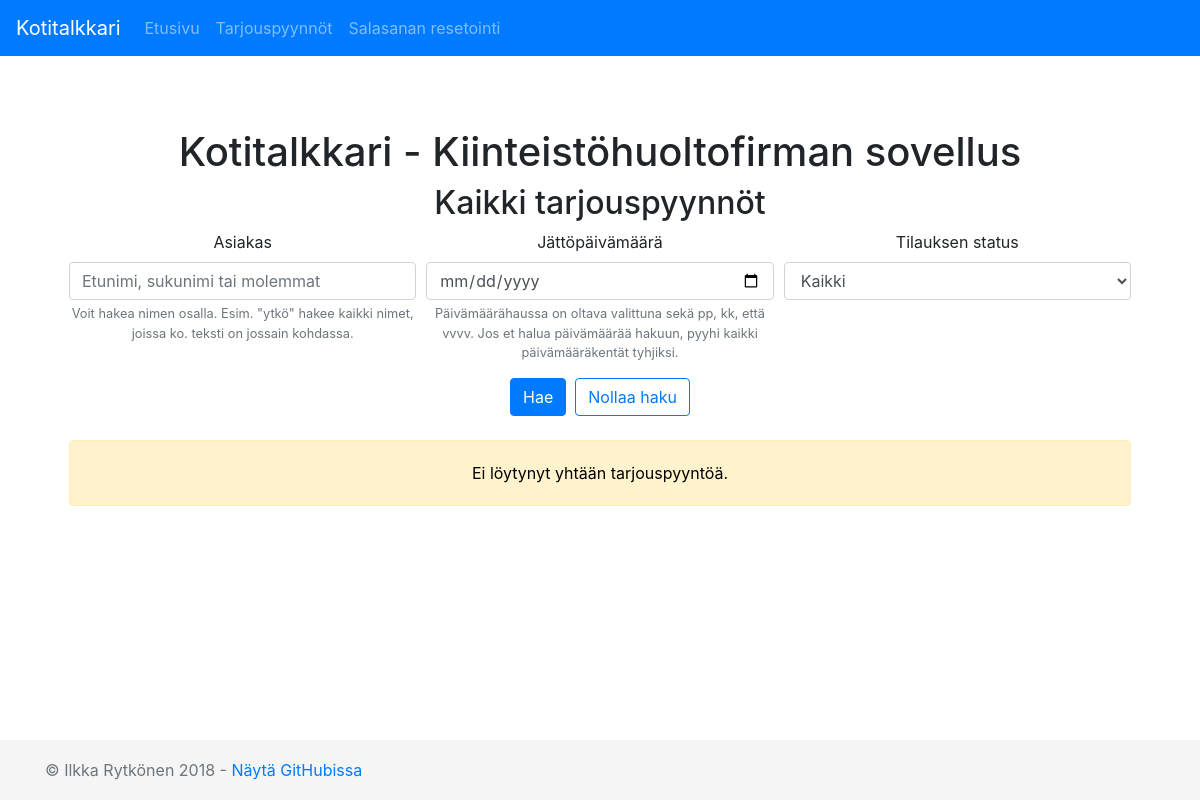
/firmantarjouspyynnot.php, run on an earlier commit of the app's database.
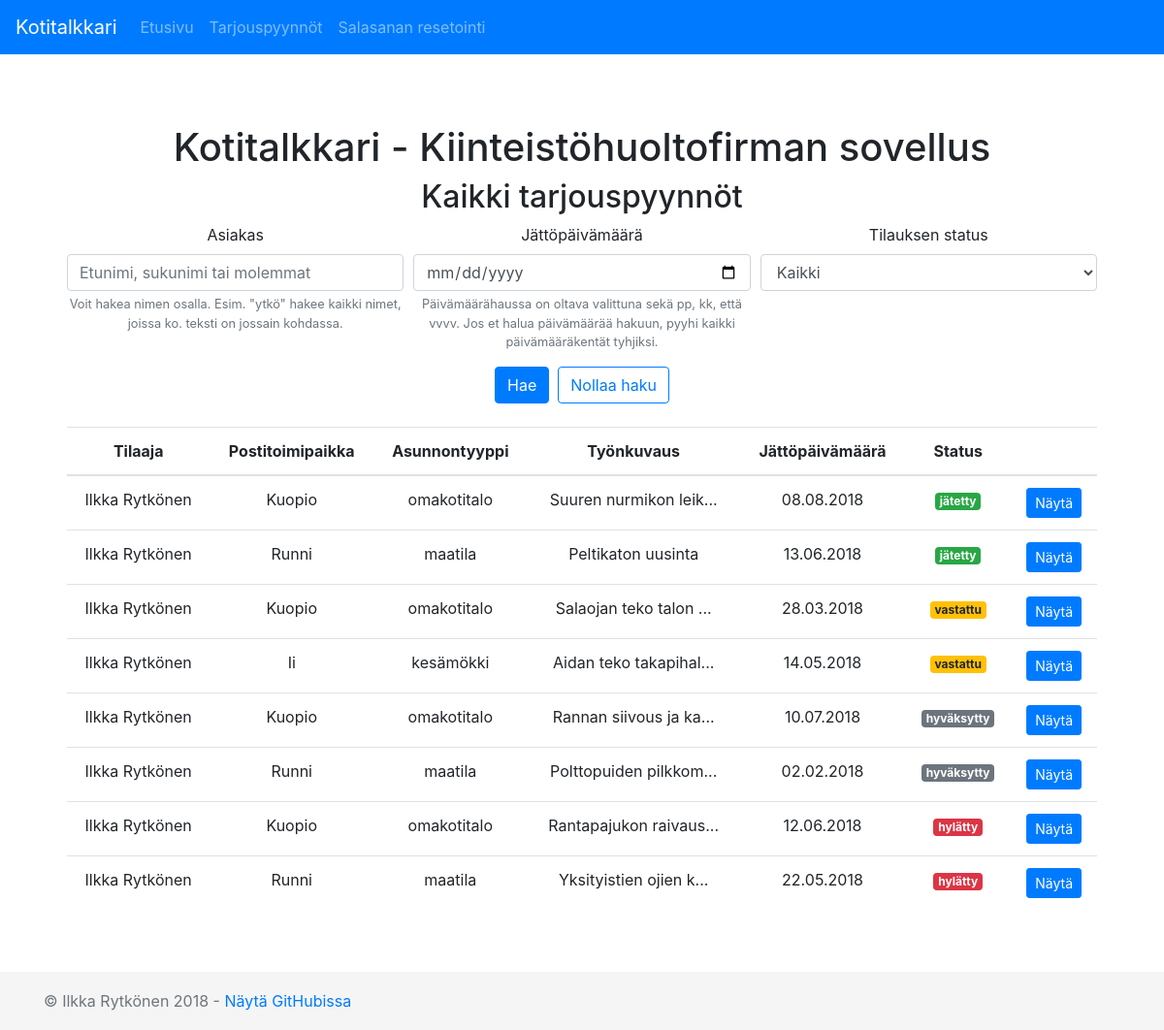
And on a later commit of the database.
### tables this page shows
CREATE TABLE Tarjouspyynto (
	tarjouspyyntoID INT PRIMARY KEY NOT NULL AUTO_INCREMENT,
  toimitusosoiteID INT NOT NULL,
  laskutusosoiteID INT NOT NULL,
	tyonkuvaus TEXT NOT NULL,
	jattoPvm DATETIME NOT NULL DEFAULT NOW(),
  vastattuPvm DATETIME,
  hyvaksyttyPvm DATETIME,
  hylattyPvm DATETIME,
	kustannusarvio DEC(8,2),
  FOREIGN KEY (toimitusosoiteID) REFERENCES Osoite(osoiteID),
  FOREIGN KEY (laskutusosoiteID) REFERENCES Osoite(osoiteID)
);

### firmantarjouspyynnot.php (the view, shortened to what this page needs)
<?php
  $query = "SELECT * FROM firmantarjouspyynnot";
  $otsikko = "Kaikki tarjouspyynnöt";
  $nimi = "";
  $status = "";
  $jattoPvm = "";
?>
<!doctype html>
<html lang="fi">
  <head>
    <link rel="stylesheet" href="https://stackpath.bootstrapcdn.com/bootstrap/4.1.1/css/bootstrap.min.css">
    <link href="style.css" rel="stylesheet">
  </head>
  <body>
    <?php
    require 'firmamenu.inc';
    ?>
    <main role="main" class="container">
      <div class="starter-template">
        <h1>Kotitalkkari - Kiinteistöhuoltofirman sovellus</h1>
          <h2><?php echo $otsikko ?></h2>
          <form>
            <div class="form-row">
              <div class="form-group col-md-4">
                <label for="inputAsiakas">Asiakas</label>
                <input type="text" name="nimi" value="<?php echo $nimi ?>" class="form-control" id="inputAsiakas" placeholder="Etunimi, sukunimi tai molemmat" aria-describedby="nimivihjeteksti">
                <small id="nimivihjeteksti" class="form-text text-muted">
                  Voit hakea nimen osalla. Esim. "ytkö" hakee kaikki nimet, joissa ko. teksti on jossain kohdassa.
                </small>
              </div>
              <div class="form-group col-md-4">
                <label for="inputdate">Jättöpäivämäärä</label>
                <input type="date" name="jattoPvm" value="<?php echo $jattoPvm ?>" class="form-control" id="inputdate" aria-describedby="passwordHelpBlock">
                <small id="passwordHelpBlock" class="form-text text-muted">
                  Päivämäärähaussa on oltava valittuna sekä pp, kk, että vvvv. Jos et halua päivämäärää hakuun, pyyhi kaikki päivämääräkentät tyhjiksi.
                </small>
              </div>
              <div class="form-group col-md-4">
                <div class="form-group">
                  <label for="inputStatus">Tilauksen status</label>
                  <select class="form-control" name="status" id="inputStatus">
                    <option value="kaikki" <?php if ($status == 'kaikki') echo "selected"; ?>>Kaikki</option>
                  </select>
                </div>
              </div>
            </div>
            <button type="submit" class="btn btn-primary" formmethod="post" name="haku">Hae</button>&nbsp;
            <button type="submit" class="btn btn-outline-primary" formmethod="post">Nollaa haku</button>
          </form>
          <br />
          <?php
            require_once("db.inc");
            $tulos = mysqli_query($conn, $query);
            if ( !$tulos )
            {
              echo "Kysely epäonnistui " . mysqli_error($conn);
            }
            else {
              if (mysqli_num_rows($tulos) == 0) {
                echo "<div class=\"alert alert-warning\" role=\"alert\">Ei löytynyt yhtään tarjouspyyntöä.<br /></div>";
              }
              else {
                echo "<table class=\"table\"><thead><tr><th scope=\"col\">Tilaaja</th><th scope=\"col\">Postitoimipaikka</th><th scope=\"col\">Asunnontyyppi</th><th scope=\"col\">Työnkuvaus</th><th scope=\"col\">Jättöpäivämäärä</th><th scope=\"col\">Status</th><th scope=\"col\"></th></tr></thead><tbody>";
                while ($rivi = mysqli_fetch_array($tulos, MYSQLI_ASSOC)) {
                  $tarjouspyyntoID = $rivi["tarjouspyyntoID"];
                  $tunnus = $rivi["tunnus"];
                  $nimi = $rivi["nimi"];
                  $postitoimipaikka = $rivi["postitoimipaikka"];
                  $asunnonTyyppi = $rivi["asunnonTyyppi"];
                  $asunnonAla = $rivi["asunnonAla"];
                  $tontinAla = $rivi["tontinAla"];
                  $kuvaus = $rivi["kuvaus"];
                  $jattoPvm = date("d.m.Y",strtotime($rivi["jattoPvm"]));
                  $status = $rivi["status"];
                  echo "<tr><td>$nimi</td><td>$postitoimipaikka</td><td>$asunnonTyyppi</td><td>$kuvaus</td><td>$jattoPvm</td><td>
                  <span class=\"";
                  if ($status == "jätetty") echo "badge badge-success";
                  else if ($status == "vastattu") echo "badge badge-warning";
                  else if ($status == "hyväksytty") echo "badge badge-secondary";
                  else if ($status == "hylätty") echo "badge badge-danger";
                    echo "\">$status</span></td><td>";
                    echo "<form>
                    <input type=\"hidden\" name=\"tunnus\" value=\"$tunnus\">
                    <input type=\"hidden\" name=\"asunnonAla\" value=\"$asunnonAla\">
                    <input type=\"hidden\" name=\"tontinAla\" value=\"$tontinAla\">
                    <button type=\"submit\" class=\"btn btn-primary btn-sm\" formaction=\"firmantarjouspyynto.php\" formmethod=\"post\" name=\"nayta\" value=\"$tarjouspyyntoID\">Näytä</button></form>";
                    echo "</td></tr>";
                }
                echo "</tbody></table>";
              }
            }
          ?>
      </div>
    </main>
      <?php
    require 'footer.php';
    ?>
    <script src="https://stackpath.bootstrapcdn.com/bootstrap/4.1.1/js/bootstrap.min.js"></script>  </body>
</html>

What changed in the data, as far as the page shows it:
added tarjouspyynto: nimi "Ilkka Rytkönen", postitoimipaikka "Kuopio", asunnonTyyppi "omakotitalo", kuvaus "Suuren nurmikon leik...", jattoPvm "08.08.2018", status "jätetty", $tarjouspyyntoID 1 (drawn)
added tarjouspyynto: nimi "Ilkka Rytkönen", postitoimipaikka "Runni", asunnonTyyppi "maatila", kuvaus "Peltikaton uusinta", jattoPvm "13.06.2018", status "jätetty", $tarjouspyyntoID 2 (drawn)
added tarjouspyynto: nimi "Ilkka Rytkönen", postitoimipaikka "Kuopio", asunnonTyyppi "omakotitalo", kuvaus "Salaojan teko talon ...", jattoPvm "28.03.2018", status "vastattu", $tarjouspyyntoID 3 (drawn)
added tarjouspyynto: nimi "Ilkka Rytkönen", postitoimipaikka "Ii", asunnonTyyppi "kesämökki", kuvaus "Aidan teko takapihal...", jattoPvm "14.05.2018", status "vastattu", $tarjouspyyntoID 4 (drawn)
added tarjouspyynto: nimi "Ilkka Rytkönen", postitoimipaikka "Kuopio", asunnonTyyppi "omakotitalo", kuvaus "Rannan siivous ja ka...", jattoPvm "10.07.2018", status "hyväksytty", $tarjouspyyntoID 6 (drawn)
added tarjouspyynto: nimi "Ilkka Rytkönen", postitoimipaikka "Runni", asunnonTyyppi "maatila", kuvaus "Polttopuiden pilkkom...", jattoPvm "02.02.2018", status "hyväksytty", $tarjouspyyntoID 5 (drawn)
added tarjouspyynto: nimi "Ilkka Rytkönen", postitoimipaikka "Kuopio", asunnonTyyppi "omakotitalo", kuvaus "Rantapajukon raivaus...", jattoPvm "12.06.2018", status "hylätty", $tarjouspyyntoID 7 (drawn)
added tarjouspyynto: nimi "Ilkka Rytkönen", postitoimipaikka "Runni", asunnonTyyppi "maatila", kuvaus "Yksityistien ojien k...", jattoPvm "22.05.2018", status "hylätty", $tarjouspyyntoID 8 (drawn)
Also different on the page:
text no longer shown: "Ei löytynyt yhtään tarjouspyyntöä."
text now shown: "Tilaaja Postitoimipaikka Asunnontyyppi Työnkuvaus Jättöpäivämäärä Status"
